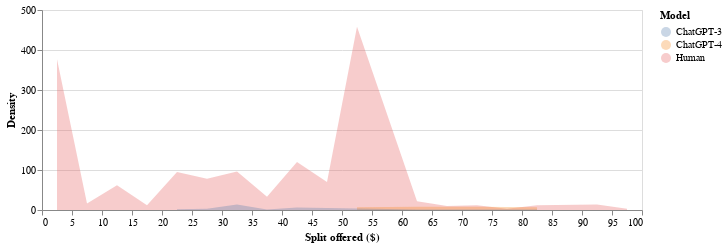

Notebook code for this chart:
### Markdown cell above
### Final Plot Below with Zoom and Pan

#### Reflection: Density scales are highly different between the different data, how can we change this to be more easily explorable. Constraint of altair? constraint of data?

### Code cell
import pandas as pd
import os
import json
import csv
import re
import seaborn as sns
import matplotlib.pyplot as plt
import numpy as np
from matplotlib.ticker import FuncFormatter
import altair as alt

# Function to load data from CSV Files
def load_data(game, nrows=None):
    file_path = os.path.join('data', f'{game}.csv')
    return pd.read_csv(file_path, nrows=nrows)

# Get list of available games
game_files = [file.split('.')[0] for file in os.listdir('data') if file.endswith('.csv')]
selected_game = 'dictator'  # Example, you can change this to any game file you have

# Load data for the selected game (5000 lines only)
df = load_data(selected_game, nrows=5000)

binrange = (0, 100)
moves = []
for _, record in df.iterrows():
    if record['Role'] != 'first': continue
    if int(record['Round']) > 1: continue
    if int(record['Total']) != 100: continue
    if record['move'] == 'None': continue
    if record['gameType'] != 'dictator': continue

    move = float(record['move'])
    if move < binrange[0] or move > binrange[1]: continue

    moves.append(move)

df_dictator_human = choices_to_df(moves, 'Human')

# Example data for ChatGPT-4
choices_gpt4 = [60, 70, 50, 80, 60, 70, 50, 80, 60, 70, 50, 80, 60, 70, 50, 80, 60, 70, 50, 80, 60, 70, 50, 80, 60, 70, 50, 80, 60, 70]
df_dictator_gpt4 = choices_to_df(choices_gpt4, hue=str('ChatGPT-4'))

# Example data for ChatGPT-3
choices_gpt3 = [25, 35, 70, 30, 20, 25, 40, 80, 30, 30, 40, 30, 30, 30, 30, 30, 40, 40, 30, 30, 40, 30, 60, 20, 40, 25, 30, 30, 30]
df_dictator_turbo = choices_to_df(choices_gpt3, hue=str('ChatGPT-3'))

# Concatenate all three dataframes
alt_df = pd.concat([df_dictator_human, df_dictator_gpt4, df_dictator_turbo])

# Altair plot for visualizing the distributions with interactivity
alt_chart = alt.Chart(alt_df).mark_area(opacity=0.3).encode(
    x=alt.X('choices:Q', bin=alt.Bin(maxbins=20), title='Split offered ($)'),
    y=alt.Y('count():Q', stack=None, title='Density'),
    color=alt.Color('hue:N', title='Model')
).properties(
    width=600,
    height=200
).resolve_scale(
    y='independent'
).interactive()  # Add interactivity for zooming and panning

# Display Altair chart
alt_chart

### Figure 1 — Vega-Lite specification as saved in the notebook (floating-point values rounded to 4 significant figures; data arrays with more than 128 entries replaced by an {"elided": "..."} marker saying what was removed)
{"config": {"view": {"continuousWidth": 300, "continuousHeight": 300}}, "data": {"name": "data-108437d1503ac7337d8f8009c0627abd"}, "mark": {"type": "area", "opacity": 0.3}, "encoding": {"color": {"field": "hue", "title": "Model", "type": "nominal"}, "x": {"bin": {"maxbins": 20}, "field": "choices", "title": "Split offered ($)", "type": "quantitative"}, "y": {"aggregate": "count", "stack": null, "title": "Density", "type": "quantitative"}}, "height": 200, "params": [{"name": "param_1", "select": {"type": "interval", "encodings": ["x", "y"]}, "bind": "scales"}], "resolve": {"scale": {"y": "independent"}}, "width": 600, "$schema": "https://vega.github.io/schema/vega-lite/v5.16.3.json", "datasets": {"data-108437d1503ac7337d8f8009c0627abd": {"elided": "1552 records"}}}
